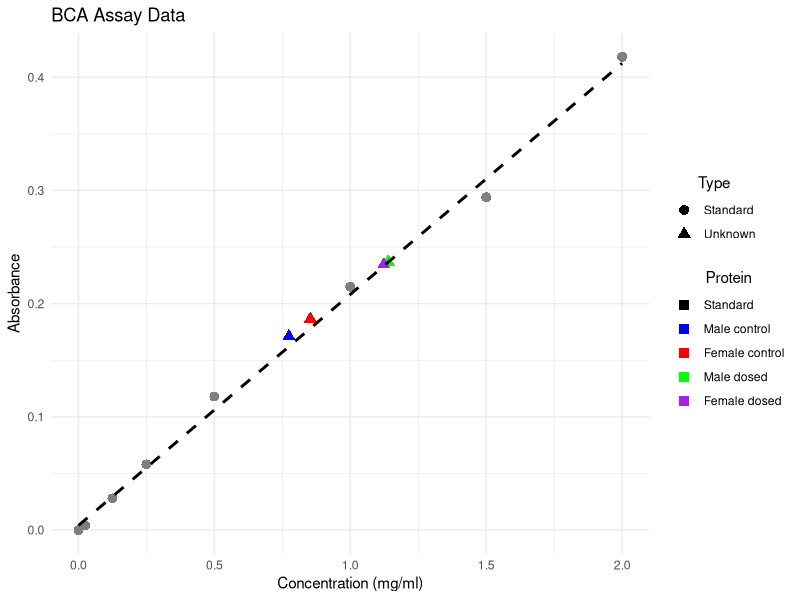

Write R code to recreate this figure.
# Load necessary libraries
library(ggplot2)

# Define standard curve data
standard_curve <- data.frame(
  Concentration = c(0, 0.025, 0.125, 0.25, 0.5, 1, 1.5, 2),
  Absorbance = c(0, 0.004, 0.028, 0.058, 0.118, 0.215, 0.294, 0.418),
  Type = "Standard",
  Protein = NA
)

# Define absorbance values of unknown proteins
unknown_absorbance <- c(0.1712, 0.1865, 0.237, 0.2345)

# Interpolate concentrations for unknown proteins
unknown_concentrations <- approx(standard_curve$Absorbance, standard_curve$Concentration, xout = unknown_absorbance)$y

# Create dataframe for unknown proteins with calculated concentrations
unknown_proteins <- data.frame(
  Concentration = unknown_concentrations,
  Absorbance = unknown_absorbance,
  Type = "Unknown",
  Protein = c("Male control", "Female control", "Male dosed", "Female dosed")
)

# Combine data frames
all_data <- rbind(standard_curve, unknown_proteins)

# Fit linear model to standard data
lm_model <- lm(Absorbance ~ Concentration, data = standard_curve)

# Define colors for unknown proteins
unknown_colors <- c("Male control" = "blue", "Female control" = "red", "Male dosed" = "green", "Female dosed" = "purple")

# Custom legend data
legend_data <- data.frame(
  Protein = c("Standard", "Male control", "Female control", "Male dosed", "Female dosed"),
  Color = c("black", unknown_colors)
)

# Plot
p <- ggplot(all_data, aes(x = Concentration, y = Absorbance, shape = Type)) +
  geom_point(data = all_data[all_data$Type == "Standard", ], aes(color = "Standard", fill = "Standard"), size = 3) +  # Standard data points
  geom_point(data = unknown_proteins, aes(color = Protein, fill = Protein), size = 3) +  # Unknown data points
  geom_smooth(data = standard_curve, aes(group = 1), method = "lm", se = FALSE, color = "black", linetype = "dashed") +
  scale_fill_manual(values = c("Standard", as.character(legend_data$Color)), name = "Protein", labels = c("Standard", legend_data$Protein)) +
  scale_color_manual(values = c("black", unknown_colors), guide = "none") +  # Remove legend for "Data Type"
  scale_shape_manual(values = c(16, 17), guide = "none") +
  labs(x = "Concentration (mg/ml)", y = "Absorbance", title = "BCA Assay Data") +
  theme_minimal() +
  theme(legend.position = "right",
        legend.title.align = 0.5,  # Center legend title
        legend.spacing.y = unit(0.2, "cm")) +  # Increase spacing between legend items
  guides(shape = guide_legend(override.aes = list(color = "black")),
         fill = guide_legend(override.aes = list(shape = 15, color = legend_data$Color)))  # Custom legend for colors and names

# Add custom legend
p <- p + scale_fill_manual(values = as.character(legend_data$Color),
                           name = "Protein",
                           labels = legend_data$Protein,
                           guide = guide_legend(override.aes = list(shape = 15)))

print(p)

